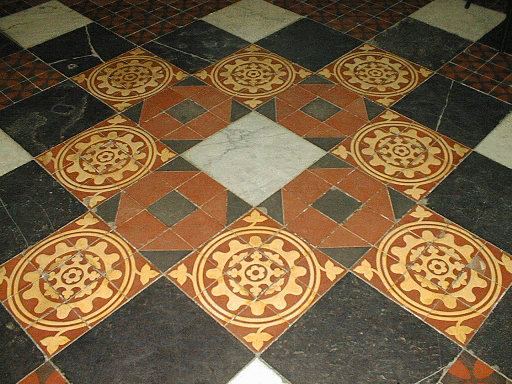
%> input picture Camera Calibration/labs/lab4/fig1.6c.gif, 512 x 384 px
$ octave verify.m   (GNU Octave 9; MATLAB toolbox functions it lacks are replaced by stand-ins)
%> lines starting %> are read from the running program, lines starting %| are printed output that depends on the picture
### Camera Calibration/labs/lab4/rectification.m
function R = rectification(H,Iloc)
%> called with H = [1 0 0; 0 1 0; 6.66e-05 -0.00328 1], Iloc = 'fig1.6c.gif'
% computes the rectification of an image.
% @ H: 3x3 Homography H (e.g. compute it with getH(A,B))
% @ Iloc: location of the transformed image (URL also possible)
% Output: The rectified image R
% edited by Christoph Niemz

im1 = imread(Iloc);
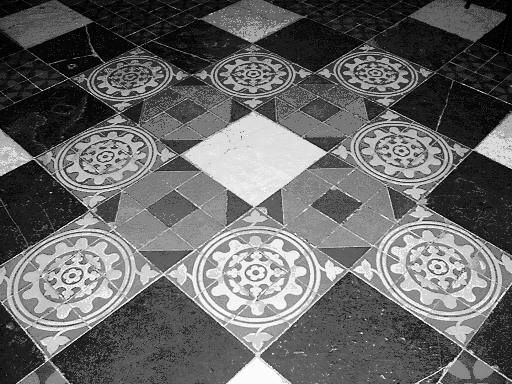
%> im1: size 384x512 uint8; min 0, max 255, mean 104.7

im1size = size(im1);
%> im1size = [384 512]

im_rows = im1size(1);
%> im_rows = 384
im_cols = im1size(2);
%> im_cols = 512

% boundaries of im1
bd = [1,1;
      1,im_cols;
      im_rows,1;
      im_rows,im_cols];
%> bd = [1 1; 1 512; 384 1; 384 512]

% use H^-1 to compute the coordinates of the inverted boundaries
mbd = zeros(3,4);
Hi = inv(H);
for i=1:4
    aa = [bd(i,2), bd(i,1), 1]';
    bb = Hi * aa;
    % inhomogenize bb
    bb = bb / bb(3,1);
    bb = ceil(bb);
    mbd(:,i) = bb;
end
%> after the loop, mbd = [1 529 1 230; 1 2 170 173; 1 1 1 1]

% compute the offset s.t. the image is not translated
xoffset = -min(mbd(1,:)) + 1;
yoffset = -min(mbd(2,:)) + 1;

% compute the boundaries
src_rows = max(mbd(2,:));
src_cols = max(mbd(1,:));


im2 = uint8(zeros(src_rows + yoffset, src_cols + xoffset, 3));
for x=1:src_cols
    for y=1:src_rows
        a = [x, y, 1]';

        b = H * a;

        % check if b is an ideal point
        if (b(3,1) ~= 0)
            b = b / b(3,1);
            b = uint16(b);

            if (b(1, 1) > 0 && b(1, 1) <= im_cols && b(2, 1) > 0 && b(2, 1) <= im_rows)
                im2(y+yoffset, x+xoffset,:) = im1(b(2,1), b(1,1), :);
            end
        end
    end
end
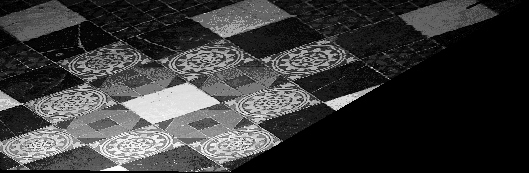
%> im2: size 173x529x3 uint8; min 0, max 255, mean 58.1
R = im2;
figure
imshow(im2)


### Camera Calibration/labs/lab4/findHpl_inf1.m
function [Hp_linf, G] = findHpl_inf1(Iloc)
% algorithm no.1 to find Hp(l_inf)

% predefined points
P1 = [163 274 1
      435 71  1
      257 355 1
      513 105 1];

P2 = [349 270 1
      25 48 1
      416 201 1
      93 20 1
        ];

% first intersection with l_inf
l1 = cross(P1(1,:), P1(2,:));
l2 = cross(P1(3,:), P1(4,:));

x1 = cross(l1,l2);

% second intersection with l_inf
l3 = cross(P2(1,:), P2(2,:));
l4 = cross(P2(3,:), P2(4,:));

x2 = cross(l3,l4);

% a line is made up by two points -> Hp(l_inf) = x1 >< x2
Hp_linf = cross(x1,x2);
Hp_linf = Hp_linf/Hp_linf(3);
l1 = Hp_linf(1); l2 = Hp_linf(2); l3 = Hp_linf(3);

Hi = [   1      0     0
         0      1     0
      -l1/l3 -l2/l3  1/l3];

G = rectification(Hi,Iloc);


### Camera Calibration/labs/lab4/findHpl_inf2.m
function [l, R] = findHpl_inf2( Iloc, P1, P1t, P2, P2t )
%{
removes the perspective distortion from an image at Iloc.
this is also called affine rectification.

we first find the image of the line at infinity (called Hp(l_inf)).
with this, we can calculate the transformation that removes the perspective distortion.

--- Parameters: ---
@Iloc: location of the image for which we wish to remove the perspective distortion
@P1, P2: matrices with points on one line (2D-hom) in the order a,b,c
P1 = [ax bx cx      P2 = [dx ex fx
      ay by cy]         dy ey fy]
@P1t, P2t: matrices with transformed points on the same line (2D-hom).
P1t = [a'x b'x c'x  P2t = [d'x e'x f'x
       a'y b'y c'y]        d'y e'y f'y]
where P1t are the transformed points of P1 (same for P2t,P2).
Furthermore, all points are sorted according to their distance from the line at infinity,
i.e. c is nearest, b is second-nearest and a is farthest away from the line at infinity.
%}

% construct the distance matrices of the real world points and the
% corresponding transformed points

D1 = [0 norm(P1(:,2)-P1(:,1)) norm(P1(:,2)-P1(:,1)) + norm(P1(:,3)-P1(:,2))];

D1t = [0 norm(P1t(:,2)-P1t(:,1)) norm(P1t(:,2)-P1t(:,1)) + norm(P1t(:,3)-P1t(:,2))];

D2 = [0 norm(P2(:,2)-P2(:,1)) norm(P2(:,2)-P2(:,1)) + norm(P2(:,3)-P2(:,2))];

D2t = [0 norm(P2t(:,2)-P2t(:,1)) norm(P2t(:,2)-P2t(:,1)) + norm(P2t(:,3)-P2t(:,2))];


% find 2x2 homography matrices
H1 = getH1D(D1,D1t);
H2 = getH1D(D2,D2t);

% get distances from "a" := [0 1] to point at infinity; inhomogenize
d1 = H1*[1 0]'; d1 = d1(1)/d1(2);
d2 = H2*[1 0]'; d2 = d2(1)/d2(2);

% get the points at infinity x1, x2 in 2D:
% Hp(l_inf) in 2D coords can be determined by:
% [a'x; a'y] + d*normalized([b'x - a'x, b'y - a'y, 1]), where d is the distance to the point at infinity from a.
x1 = P1t(:,1) + d1.*(P1t(:,2) - P1t(:,1))./norm(P1t(:,2) - P1t(:,1));
x2 = P2t(:,1) + d2.*(P2t(:,2) - P2t(:,1))./norm(P2t(:,2) - P2t(:,1));

% homogenize x1, x2
x1 = vertcat(x1,1);
x2 = vertcat(x2,1);

% the image of the line at infinity is x1 >< x2
l = cross(x1,x2);
l = l/l(3);

l1 = l(1); l2 = l(2); l3 = l(3);

% we have found Hp(l_inf) = [l1 l2 l3]'
% we can use this now to remove the perspective distortion with
Hi = [   1      0     0
         0      1     0
      -l1/l3 -l2/l3  1/l3];

% observe the result
R = rectification(Hi,Iloc);

end

### Camera Calibration/labs/lab4/getH1D.m
function H  = getH1D( A, B )
% returns the 2x2 Homography for the 2 point correspondence matrices A and B:
% A: 3 points on a line from source image
% B: 3 points on a line from transformed image (camera view)
% A = [x1 x2 x3]   B = [x1' x2' x3']

% Fill C, analogously to getH2D
x1= A(1); x2 = A(2);x3=A(3);
x1p = B(1); x2p = B(2); x3p = B(3);


C = [-1*x1, -1, x1p*x1, x1p;
     -1*x2, -1, x2p*x2, x2p;
     -1*x3, -1, x3p*x3, x3p;];

h = null(C);
H = reshape(h,2,2)';

end

### Camera Calibration/labs/lab4/verify.m
% verify that findHpl_inf1(Image) and findHpl_inf2(Image) find the same Hpl_inf

% sample points from fig1.6c.gif
P1 = [228 554
      443 343
      656 130]';

P1t = [163 274
       329 153
       435 71 ]';

P2 = [445 555
      227 340
      122 235]';

P2t = [349 270
       180 154
       119 113]';

[l1, R1] = findHpl_inf1( 'fig1.6c.gif');
%> l1 = [-6.66e-05 0.00328 1]

[l2, R2] = findHpl_inf2( 'fig1.6c.gif', P1, P1t, P2, P2t );
%> call 2 of rectification, with H = [1 0 0; 0 1 0; 6.96e-05 -0.0031 1], Iloc = 'fig1.6c.gif'
%> after the loop in rectification (call 2), `for x=1:src_cols`:
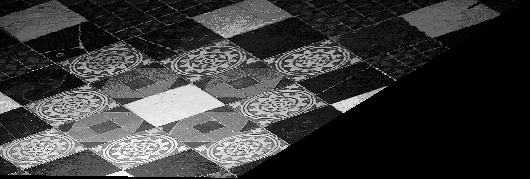
%> im2: size 179x530x3 uint8; min 0, max 255, mean 59.3
%> l2 = [-6.96e-05; 0.0031; 1]
